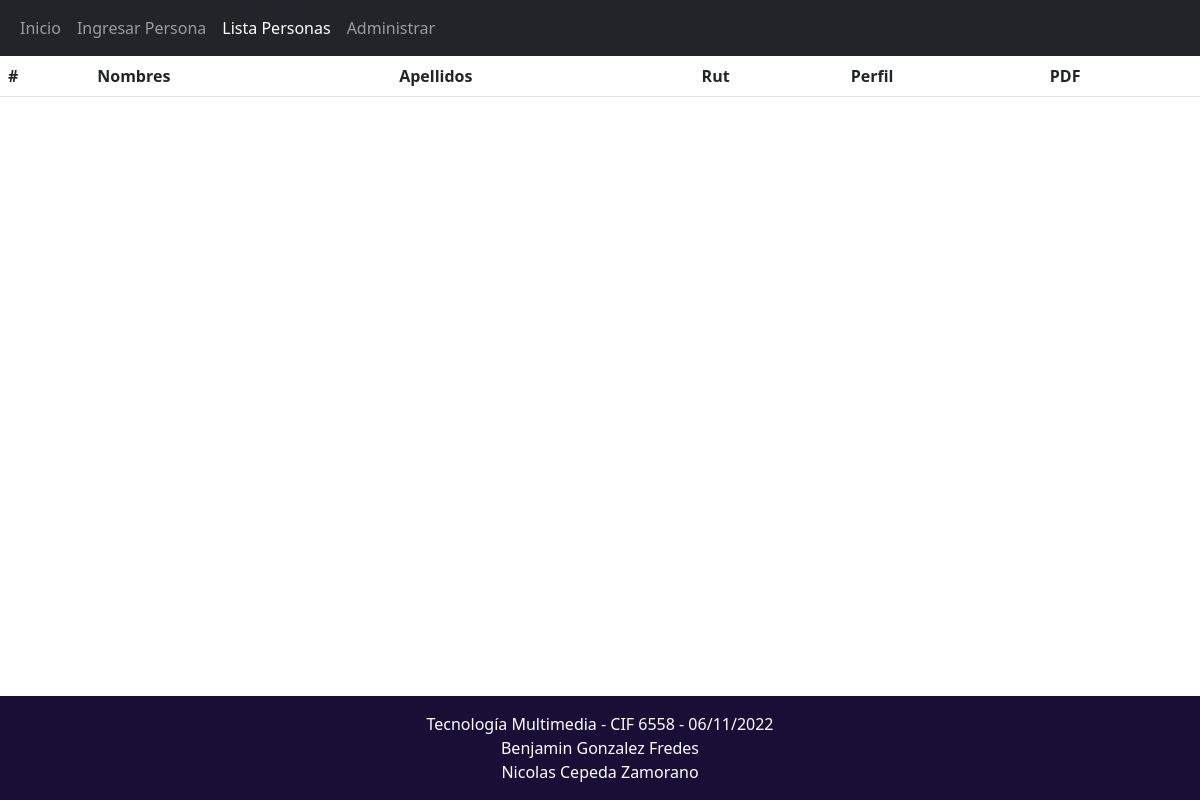
/listausuarios.php, run on an earlier commit of the app's database.
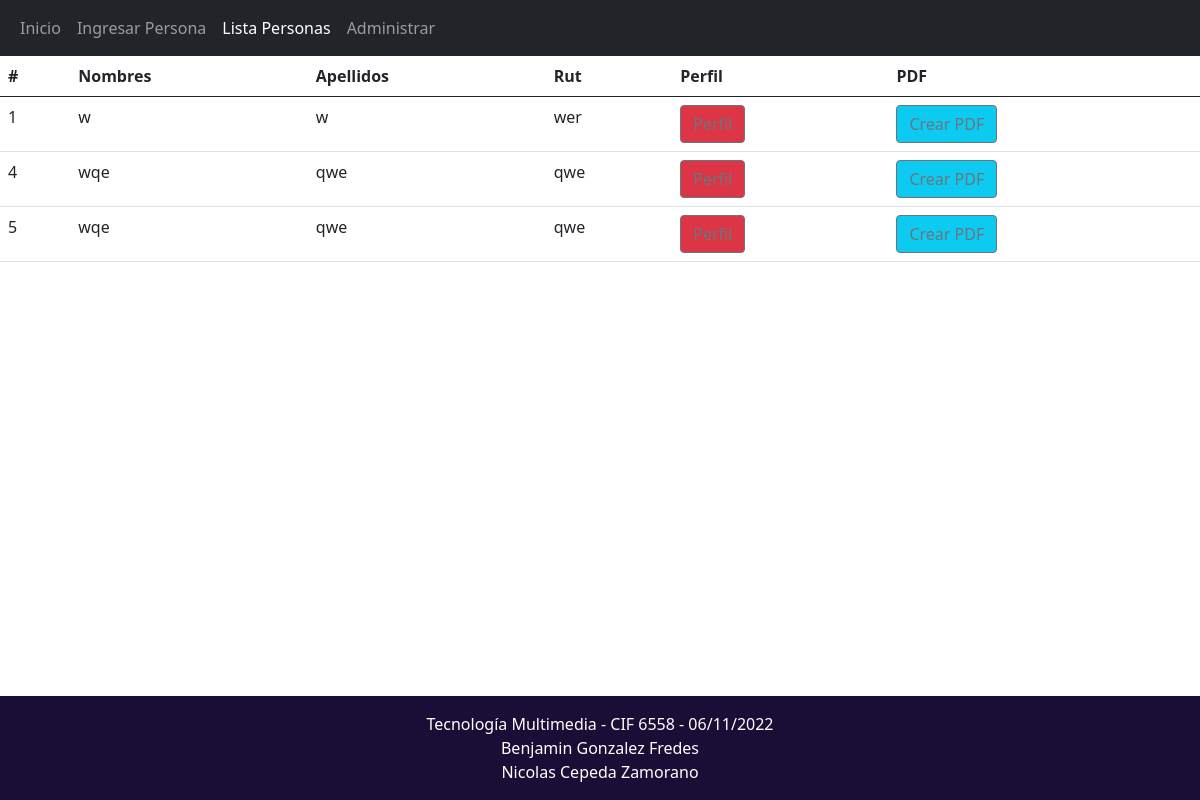
And on a later commit of the database.
### tables this page shows
CREATE TABLE `usuarios` (
  `id` int(6) NOT NULL,
  `nombres` varchar(50) NOT NULL,
  `apellidos` varchar(50) NOT NULL,
  `nacionalidad` varchar(15) NOT NULL,
  `genero` varchar(10) NOT NULL,
  `ciudad_residencia` varchar(30) NOT NULL,
  `foto` varchar(100) NOT NULL,
  `fecha_nacimiento` date NOT NULL,
  `rut` varchar(11) NOT NULL,
  `activo` int(1) NOT NULL,
  `administrador` int(1) NOT NULL,
  `contrasena` varchar(30) NOT NULL,
  `correo` varchar(40) NOT NULL
);

### listausuarios.php (the view, shortened to what this page needs)
<?php
include "conn.php";
?>
<!DOCTYPE html>
<html lang="en">
<head>
    <link href="https://cdn.jsdelivr.net/npm/bootstrap@5.0.2/dist/css/bootstrap.min.css" rel="stylesheet">
</head>
<body>
    <nav class="navbar navbar-expand-lg navbar navbar-dark bg-dark"">
        <div class="container-fluid">
          <div class="collapse navbar-collapse" id="navbarNavAltMarkup">
            <div class="navbar-nav">
              <a class="nav-link" href="index.html">Inicio</a>
              <a class="nav-link" href="registro.php">Ingresar Persona</a>
              <a class="nav-link active" aria-current="page" href="listausuarios.php">Lista Personas</a>
              <a class="nav-link" href="admin_registros.php">Administrar</a>
            </div>
          </div>
        </div>
      </nav>
<table class="table">
    <thead>
        <tr>
            <th scope="col">#</th>
            <th scope="col">Nombres</th>
            <th scope="col">Apellidos</th>
            <th scope="col">Rut</th>
            <th scope="col">Perfil</th>
            <th scope="col">PDF</th>
            </tr>
    </thead>
<?php
    $query = mysqli_query($conexion,"SELECT id, nombres, apellidos, nacionalidad, genero, ciudad_residencia, foto, fecha_nacimiento, rut, activo, administrador FROM usuarios");
    $result = mysqli_num_rows($query);
    if($result > 0){
        while ($data = mysqli_fetch_array($query)){
          if ($data["activo"] == 1){
?>
    <tr>
        <td><?php echo $data["id"]; ?></td>
        <td><?php echo $data["nombres"]; ?></td>
        <td><?php echo $data["apellidos"]; ?></td>
        <td><?php echo $data["rut"]; ?></td>
        <td><a href="usuario.php?id=<?php echo $data["id"]?>"><button type='button'
        class='btn btn-danger btn-outline-secondary'>Perfil</button></a></td>
        <td><a href="crear_pdf.php?id=<?php echo $data["id"]?>&nombres=<?php echo $data["nombres"]?>&apellidos=<?php echo $data["apellidos"]?>&fecha_nacimiento=<?php echo $data["fecha_nacimiento"]?>&rut=<?php echo $data["rut"]?>&nacionalidad=<?php echo $data["nacionalidad"]?>&genero=<?php echo $data["genero"]?>&ciudad_residencia=<?php echo $data["ciudad_residencia"]?>&foto=<?php echo $data["foto"]?>">
        <button type='button' class='btn btn-info btn-outline-secondary'>Crear PDF</button></a></td>
    </tr>
<?php
          }
        }
    }
?>
</table>
      <footer class="text-center text-white fixed-bottom" style="background-color: #221144;">
        <div class="text-center p-3" style="background-color: rgba(0, 0, 0, 0.2);">
            Tecnología Multimedia - CIF 6558 - 06/11/2022 <br>
            Benjamin Gonzalez Fredes <br>
            Nicolas Cepeda Zamorano
        </div>
      </footer>
</body>
</html>

What changed in the data, as far as the page shows it:
added usuarios: id "1", nombres "w", apellidos "w", rut "wer"
added usuarios: id "4", nombres "wqe", apellidos "qwe", rut "qwe"
added usuarios: id "5", nombres "wqe", apellidos "qwe", rut "qwe"
